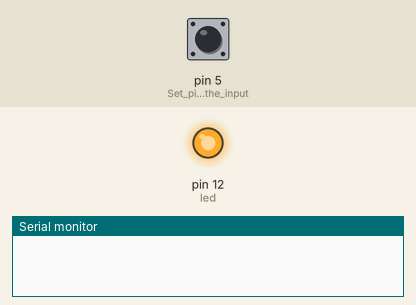
The sketch below on a simulated Arduino Uno, built with avr-gcc and run on an emulated ATmega328P. Shown: output pins drawn as LEDs (lit = HIGH), the last lines printed to the serial monitor. Inputs (shaded band) come from the test bench; at power-on: pin 5 (Set_pin_5_as_the_input) LOW.

Above: at 0.2 s.
At 19.0 s:
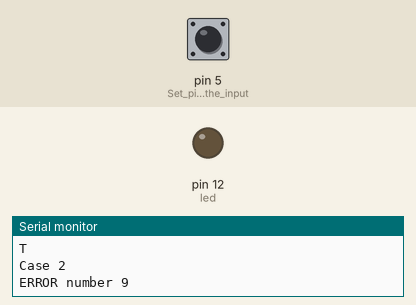
Timing chart, 0 to 22.8 s (numbered marks = the images above):
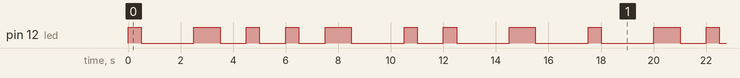

The sketch:

ME498_Lab1_Prob_6.ino
```cpp
//  ME 497.007
//  Lab 1: Morse Code
//  Jarret Jack and Azzam Shaikh
//  January 22, 2019

//  Code for transmitting Arduino

//  Declare variables
int led = 12;           //  Set pin that LED is on
int val_12 = 0;         //  Initialize a variable that will store the value
                        //      returned reading from pin 12 [transmitting Arduino output]
int val_5 = 0;          //  Initialize a variable that will store the value
                        //      returned reading from pin 5 [receiving Arduinos output]
int counter = 0;        //  Initialize a variable that will be used in the error_counter
                        //      function as the counter


void setup() {
  pinMode(12, OUTPUT);  //  Set pin 12 as an output
  pinMode(5,INPUT);     //  Set pin 5 as the input
  Serial.begin(9600);   //  Initialize serial communication
}

void loop() {
  // Follow International Morse code to transmit a 4 letter word (EXIT)

  //  Morse code for E
  dot();                //  Call dot function to output to the LED
  space();              //  Place a space after the letter
  Serial.print('E');    //  Print out the letter E to the serial monitor

  // Morse code for X
  dash();               //  Call dash function to output to the LED
  dot();                //  Call dot function to output to the LED
  dot();                //  Call dot function to output to the LED
  dash();               //  Call dash function to output to the LED
  space();              //  Place a space after the letter
  Serial.print('X');    //  Print out the letter X to the serial monitor

  // Morse code for I
  dot();                //  Call dot function to output to the LED
  dot();                //  Call dot function to output to the LED
  space();              //  Place a space after the letter
  Serial.print('I');    //  Print out the letter I to the serial monitor

  // Morse code for T
  dash();               //  Call dash function to output to the LED
  space();              //  Place a space after the letter
  Serial.print('T');    //  Print out the letter T to the serial monitor

  Serial.println();     //  Print a new line after finishing the word
}

void dot() {
  // Function to create the dot in Morse code
  digitalWrite(led, HIGH);  //  Set the led pin on
  delay(500);               //  Add a 500 ms delay to be distinguished as a dot
  error_counter();          //  Run error_counter function to add to the error counter
  digitalWrite(led, LOW);   //  Set the led pin off
  delay(1000);              //  Add a 1000 ms delay to be distingushed as the end
                            //      [space will be added to further distingish the end of the letter]
  error_counter();          //  Run error_counter function to add to the error counter
}

void dash() {
  // Function to create the dash in Morse code
  digitalWrite(led, HIGH);  //  Set the led pin on
  delay(1000);              //  Add a 1000 ms delay to be distinguished as a dash
  error_counter();          //  Run error_counter function to add to the error counter
  digitalWrite(led, LOW);   //  Set the led pin off
  delay(1000);              //  Add a 1000 ms delay to be distingushed as the end
                            //      [space will be added to further distingish the end of the letter]
  error_counter();          //  Run error_counter function to add to the error counter
}

void space() {
  // Function to add a space between letters
  digitalWrite(led, LOW);   //  Set the led pin off
  delay(1000);              //  Add an additional 1000 ms delay to further distinguish the end of the letter
  error_counter();          //  Run error_counter function to add to the error counter
}

void error_counter() {
  // Create a function that will count the amount of errors that are detected during run-time

  // This function will compare the the output from pin 12 (transmitting Arduino) and the input from pin 5 (output of the receiving Arduino)
  val_5 = digitalRead(5);                   //  Use the digitalRead function to import the value from pin 5
  val_12 = digitalRead(12);                 //  Use the digitalRead function to import the value from pin 12

 if(val_5 == HIGH && val_12 == LOW){        //  Error Case 1: transmitter (val_5) is on and receiver (val_12) is off
                                            //      If the case 1 condition is met, the if statement will be entered
    counter = counter + 1;                  //  Add 1 to the counter everytime error case 1 is met
    Serial.println("Case 1");               //  Print the error case that was met
    }
  else if(val_5 == LOW && val_12 == HIGH){  //  Error Case 2: trasmitter (val_5) is off and receiver (val_12) is on
                                            //      If this case 2 condition is met, the if statement will be entered
    counter = counter + 1;                  //  Add 1 to the counter everytime error case 2 is met
    Serial.println("Case 2");               //  Print the error case that was met
  }
  if(counter > 0){                          //  Use an if statement to only print when there are more than 0 errors
    Serial.print("ERROR number ");          //  Print the initial phrase to the serial monitor
    Serial.println(counter);                //  Print the counter variable using the println in order to create a new line after the number is printed
  }
}

// End of code
```

Measured:
- by itself, pin 12 (led): repeats every 17.5 s: LOW 2.0 s, HIGH 1.0 s, 2 × (LOW 1.0 s, HIGH 0.50 s), LOW 1.0 s, HIGH 1.0 s, LOW 2.0 s, HIGH 0.50 s, LOW 1.0 s, HIGH 0.50 s, LOW 2.0 s, HIGH 1.0 s, LOW 2.0 s, HIGH 0.50 s
- by itself, everything shown: repeats every 17.5 s, in 16 steps
